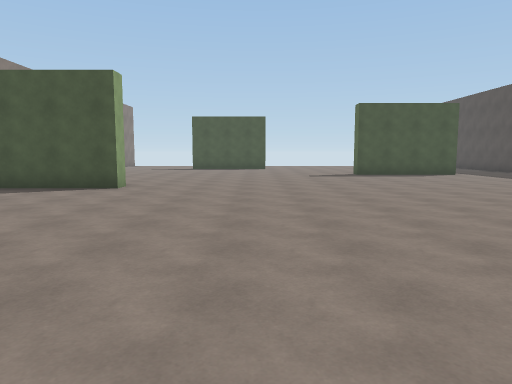
[1] (above)

20 first-person views from a walk through a Unity game level. The camera is 1.5 m above the floor, tilts 6° down and sees 70° across. The floor is counted in squares, 2 m on a side. Each view is taken from the middle of a square. On the plan, view 1 faces up. The plan holds only what a view shows up to about 11 squares ahead; the rest is blank. The place goes on beyond the plan. The player character is not drawn. Surface patterns are stand-ins for the level's own textures.

[2]
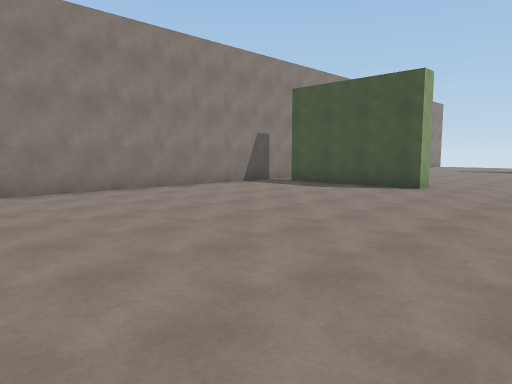

[3]
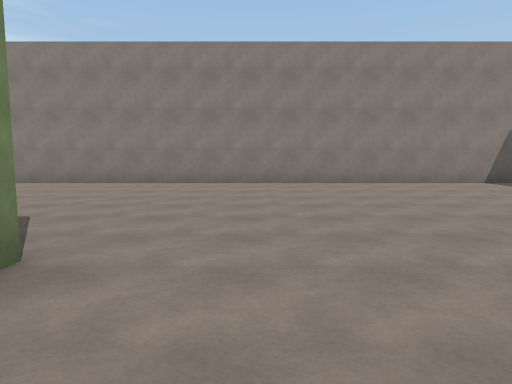

[4]
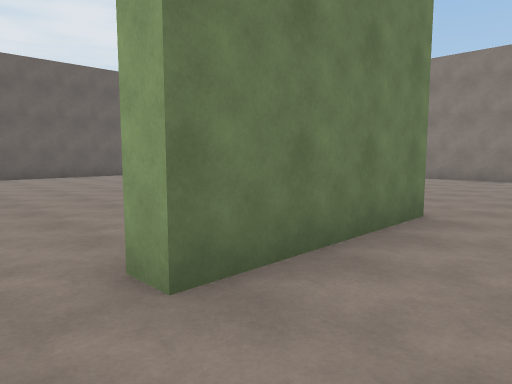

[5]
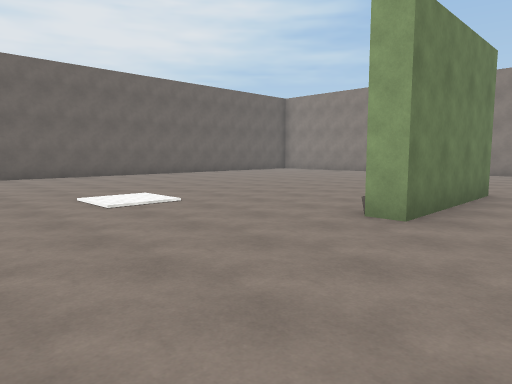

[6]
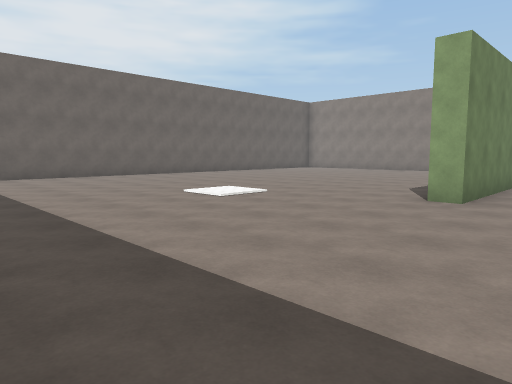

[7]
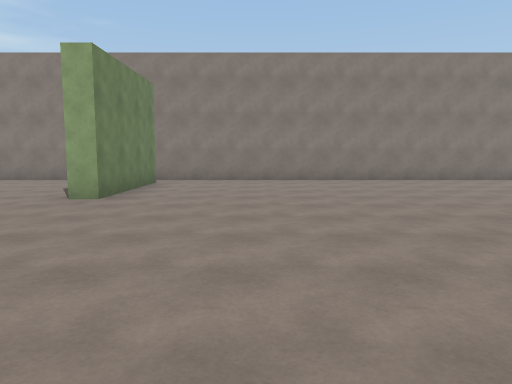

[8]
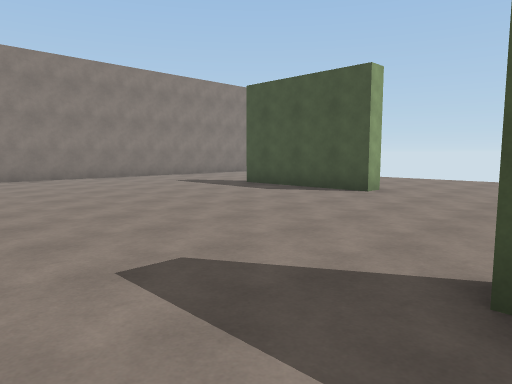

[9]
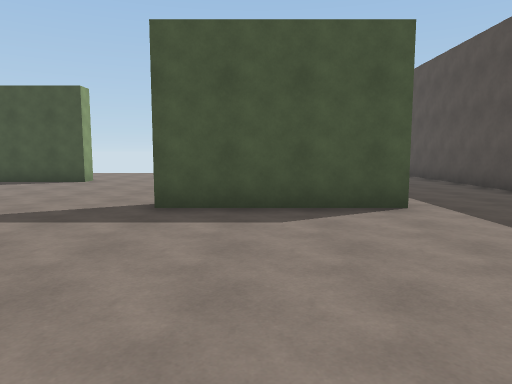

[10]
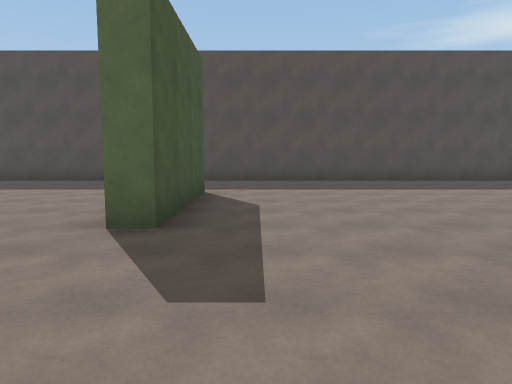

[11]
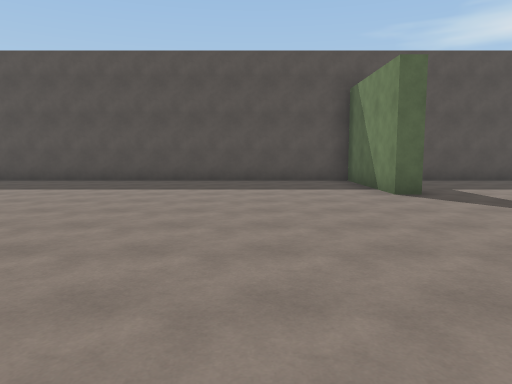

[12]
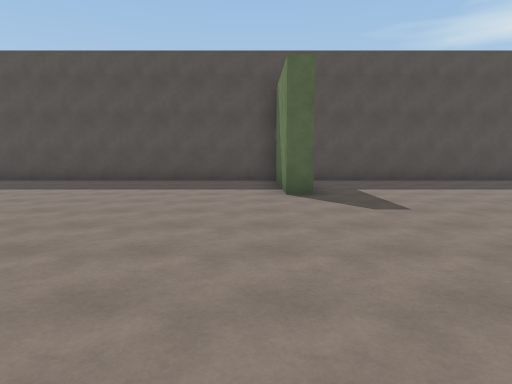

[13]
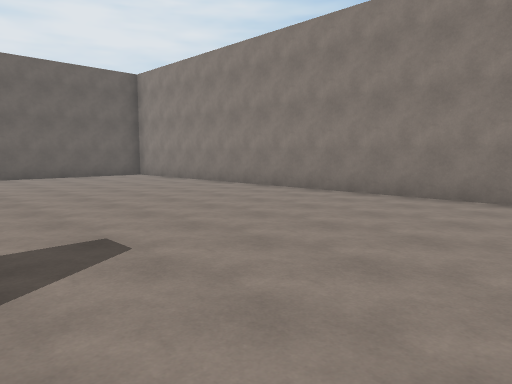

[14]
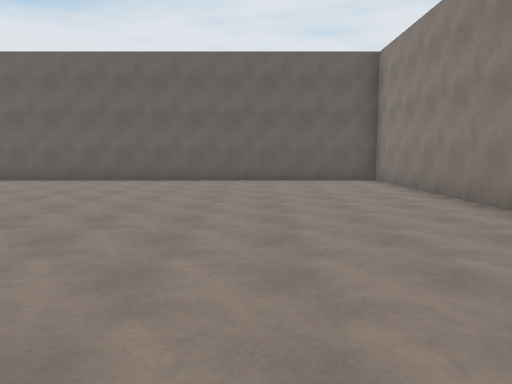

[15]
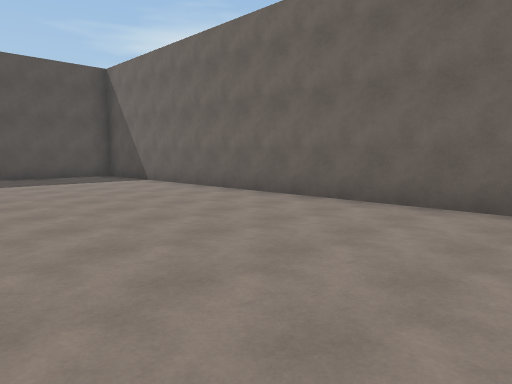

[16]
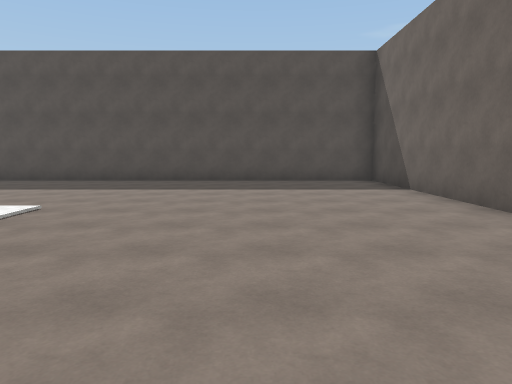

[17]
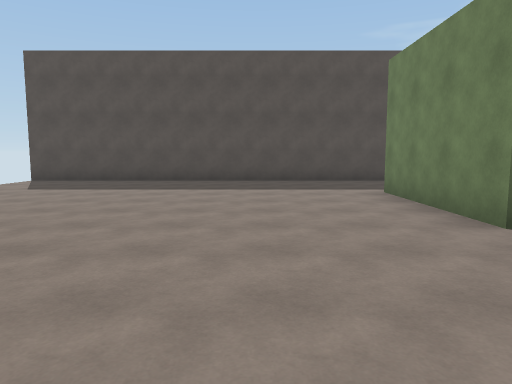

[18]
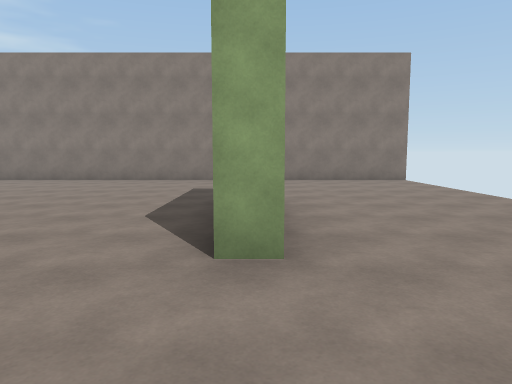

[19]
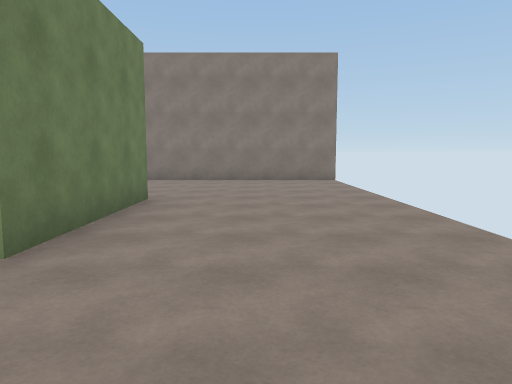

[20]
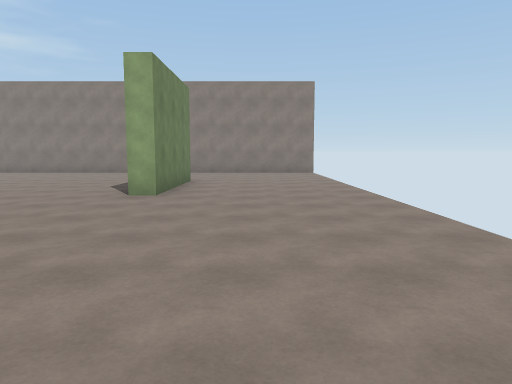

### Floor plan
Points are (right, up) in squares from view 1. A wall is a line through its corners. A room is listed if a view was taken in it or the views show most of it. See-through windows are left out.
Room 1 (views 1, 2, 3, 4, 5, 6, 7, 8, 9, 10, 11, 12, 13, 14, 15, 16, 17, 18, 19, 20)
walls: (6.7, 3.9) (6.7, 4.4) (10.1, 4.4) (10.1, 22.2); (-0.6, -0.6) (3, -0.6) (3, -1.2); (-6.5, 8.4) (-3, 8.4) (-3, 7.9) (-6.5, 7.9); (7.1, 13) (3.6, 13) (3.6, 13.5) (7.1, 13.5); (-3.1, 18.2) (0.5, 18.2) (0.5, 17.7) (-3.1, 17.7); (-7.4, 22.4) (-7.4, -11.2) (10.1, -11.2) (10.1, 3.5)

Positions as (right, up) in squares from view 1, and headings:
1: (0, 0), facing up
2: (0, 0), facing up-left
3: (2, 1), facing left
4: (4, 1), facing down-left
5: (7, 1), facing down-left
6: (9, 1), facing down-left
7: (3, 11), facing left
8: (4, 11), facing up-left
9: (5, 8), facing up
10: (0, 12), facing right
11: (0, 7), facing right
12: (0, 5), facing right
13: (-1, 1), facing down-left
14: (-4, -1), facing down
15: (-2, -6), facing down-right
16: (0, -8), facing right
17: (0, 16), facing right
18: (3, 18), facing left
19: (3, 20), facing left
20: (7, 20), facing left
